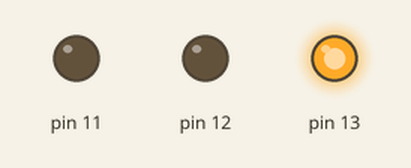
Recording of a sketch running on a simulated Arduino Uno, built with avr-gcc and run on an emulated ATmega328P. Shown: output pins drawn as LEDs (lit = HIGH).

Above: at 2.5 s.
At 5.5 s:
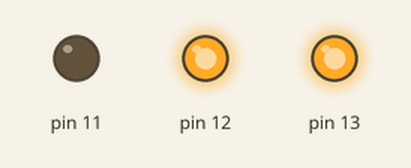
At 8.5 s:
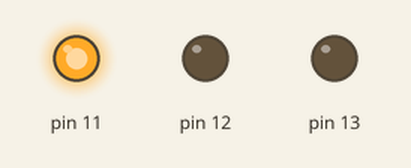
At 11.5 s:
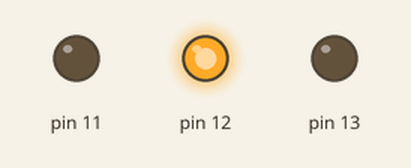
Timing chart, 0 to 15.6 s (numbered marks = the images above):
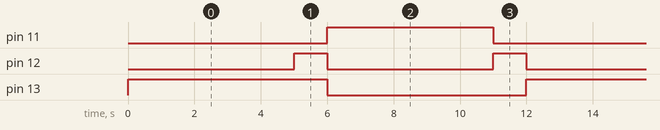

The sketch:

_03.ino
```cpp
void setup(){
  // initialize red light pin
  pinMode(13, OUTPUT);
  // initialize yellow light pin
  pinMode(12, OUTPUT);
// initialize green light pin
pinMode(11, OUTPUT); }
void loop()
{
  // turn the red light on
digitalWrite(13, HIGH);
digitalWrite(12, LOW);
digitalWrite(11, LOW);
// wait
delay(5000);
// turn the yellow light on together with red
// at least that's the way they work in some parts of Europe
digitalWrite(13, HIGH);
digitalWrite(12, HIGH);
digitalWrite(11, LOW);
// wait
delay(1000);
// turn the green light on
digitalWrite(13, LOW);
digitalWrite(12, LOW);
digitalWrite(11, HIGH);
// wait
delay(5000);
// turn the yellow light on
digitalWrite(13, LOW);
digitalWrite(12, HIGH);
digitalWrite(11, LOW);
// wait
delay(1000);
//start over
}
```

Measured:
- by itself, pin 11: alternates HIGH for 5.0 s and LOW for 7.0 s
- by itself, pin 12: alternates HIGH for 1.0 s and LOW for 5.0 s
- by itself, pin 13: alternates HIGH for 6.0 s and LOW for 6.0 s
